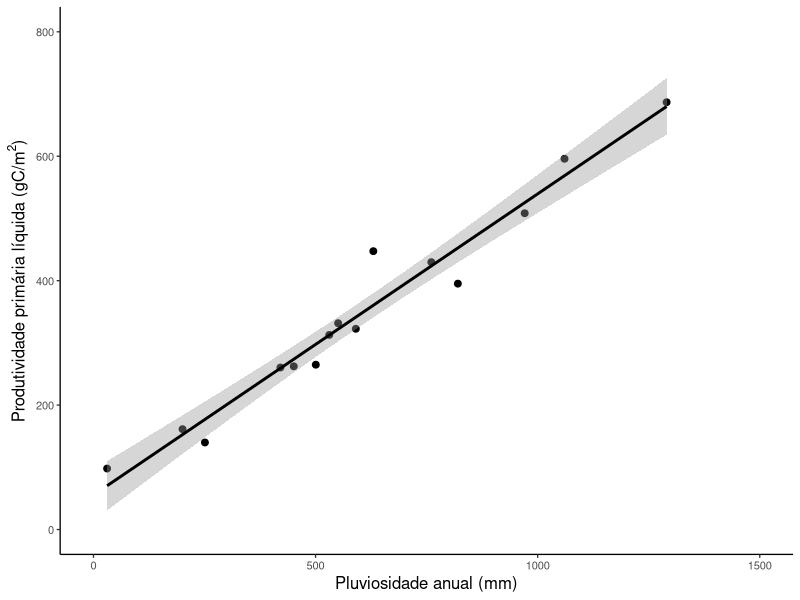

Write the R code that produced this figure.
#Regressao Linear ####
#Gabriela Neres
#04 Junho 2025

# pacotes ####
library(ggplot2)

#RODANDO A REGRESSAO ####
#Preparando os dados
pluviosidade <- c(970.8, 1290.3, 420.9, 30.7, 550.8, 1060.4, 500.5, 250.9, 630.0, 450.9, 760.6, 530.8, 590.6, 820.3, 200.5)
produtividade <- c(508.4, 686.8, 260.4, 98.0, 331.6, 595.9, 264.9, 139.9, 447.4, 262.3, 429.7, 312.8, 322.6, 395.2, 161.3)
d <- data.frame(pluviosidade,produtividade)

sum(d$pluviosidade)
sum(d$produtividade)

mean(d$pluviosidade)
min(d$pluviosidade)
max(d$pluviosidade)

mean(d$produtividade)
min(d$produtividade)
max(d$produtividade)

#Gráfico ####
p <- ggplot(data = d, aes(x = pluviosidade, y = produtividade)) +
  geom_point(size = 2) +
  geom_smooth(method = "lm", se = TRUE, color = "black", linewidth = 1) +
  xlab("Pluviosidade anual (mm)") +
  ylab(bquote("Produtividade primária líquida (gC/"*m^2*")")) +
  xlim(0, 1500) +      # Exemplo: redefinindo os limites do eixo X
  ylim(0, 800) +      # Exemplo: redefinindo os limites do eixo Y
  theme_classic(base_size = 10) +   # Define fonte padrão como 10
  theme(
    axis.title = element_text(size = 12)  # Fonte dos títulos dos eixos
  )

ggsave("output/figures/grafico_regressao.jpg", plot = p, width = 4, height = 4, units = "in", dpi = 300)


#Conferindo o beta ####
#beta = covarianciaXY / varianciaX
beta <- cov(d$produtividade,d$pluviosidade)/var(d$pluviosidade)
beta

#Conferindo o intercepto####
#intercepto = mediaY - b*mediaX
intercepto <- mean(d$produtividade) - mean(d$pluviosidade)*beta
intercepto

y <- 0.484*1000 + 55.511

mod <- lm(produtividade ~ pluviosidade, data = d)
summary(mod)
